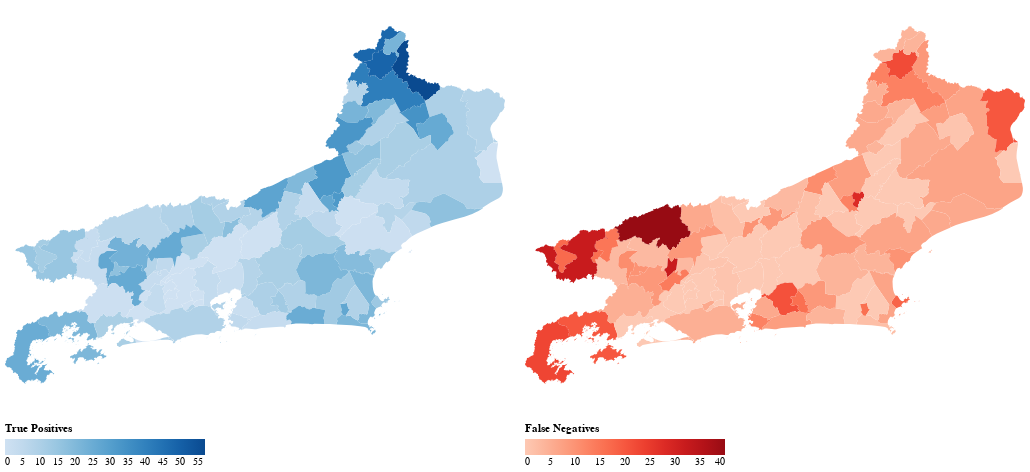

The notebook cell saved with this chart:
### Code cell
TP = (
    alt.Chart(
        data=acertos,
        # padding={"left": 0, "top": 0, "right": 0, "bottom": 0},
    )
    .mark_geoshape()
    .encode(
        color=alt.Color(
            "TP:Q",
            sort="ascending",
            scale=alt.Scale(
                scheme="blues",
                domainMin=0,
            ),
            legend=alt.Legend(
                title="True Positives",
                orient="bottom",
                tickCount=10,
            ),
        ),
        tooltip=["name_muni:N",  "epi:Q"],
    )  # .add_params(select_year)#.transform_filter(select_year)
    .properties(width=500, height=400)
)
FN = (
    alt.Chart(
        data=acertos,
        # padding={"left": 0, "top": 0, "right": 0, "bottom": 0},
    )
    .mark_geoshape()
    .encode(
        color=alt.Color(
            "residual:Q",
            sort="ascending",
            scale=alt.Scale(
                scheme="reds",
                domainMin=0,
            ),
            legend=alt.Legend(
                title="False Negatives",
                orient="bottom",
                tickCount=10,
            ),
        ),
        tooltip=["name_muni:N",  "residual:Q"],
    )  # .add_params(select_year)#.transform_filter(select_year)
    .properties(width=500, height=400)
)
alt.hconcat(TP, FN).resolve_scale(color='independent')

### Figure 1 — Vega-Lite specification as saved in the notebook (floating-point values rounded to 4 significant figures; data arrays with more than 128 entries replaced by an {"elided": "..."} marker saying what was removed)
{"config": {"view": {"continuousWidth": 300, "continuousHeight": 300}}, "hconcat": [{"mark": {"type": "geoshape"}, "encoding": {"color": {"field": "TP", "legend": {"orient": "bottom", "tickCount": 10, "title": "True Positives"}, "scale": {"domainMin": 0, "scheme": "blues"}, "sort": "ascending", "type": "quantitative"}, "tooltip": [{"field": "name_muni", "type": "nominal"}, {"field": "epi", "type": "quantitative"}]}, "height": 400, "width": 500}, {"mark": {"type": "geoshape"}, "encoding": {"color": {"field": "residual", "legend": {"orient": "bottom", "tickCount": 10, "title": "False Negatives"}, "scale": {"domainMin": 0, "scheme": "reds"}, "sort": "ascending", "type": "quantitative"}, "tooltip": [{"field": "name_muni", "type": "nominal"}, {"field": "residual", "type": "quantitative"}]}, "height": 400, "width": 500}], "data": {"name": "data-63f2f8b774454189166a98bbeea2af08"}, "resolve": {"scale": {"color": "independent"}}, "$schema": "https://vega.github.io/schema/vega-lite/v5.15.1.json", "datasets": {"data-63f2f8b774454189166a98bbeea2af08": [{"receptivo": 255, "epi": 41, "residual": 20, "TP": 21, "FP": 234, "FN": 20, "TN": 433, "code_muni": 3300100, "name_muni": "Angra Dos Reis", "accuracy": 0.6412, "MCC": 0.07852, "type": "Feature", "geometry": {"type": "MultiPolygon", "coordinates": {"elided": "143 rows, 3292 float values in total"}}}, {"receptivo": 124, "epi": 18, "residual": 4, "TP": 14, "FP": 110, "FN": 4, "TN": 580, "code_muni": 3300159, "name_muni": "Aperibé", "accuracy": 0.839, "MCC": 0.2561, "type": "Feature", "geometry": {"type": "MultiPolygon", "coordinates": {"elided": "1x1x74x2 float values"}}}, {"receptivo": 271, "epi": 13, "residual": 0, "TP": 13, "FP": 258, "FN": 0, "TN": 437, "code_muni": 3300209, "name_muni": "Araruama", "accuracy": 0.6356, "MCC": 0.1737, "type": "Feature", "geometry": {"type": "MultiPolygon", "coordinates": {"elided": "1x1x122x2 float values"}}}, {"receptivo": 76, "epi": 28, "residual": 10, "TP": 18, "FP": 58, "FN": 10, "TN": 622, "code_muni": 3300225, "name_muni": "Areal", "accuracy": 0.904, "MCC": 0.351, "type": "Feature", "geometry": {"type": "MultiPolygon", "coordinates": {"elided": "1x1x95x2 float values"}}}, {"receptivo": 84, "epi": 32, "residual": 18, "TP": 14, "FP": 70, "FN": 18, "TN": 606, "code_muni": 3300233, "name_muni": "Armação Dos Búzios", "accuracy": 0.8757, "MCC": 0.2145, "type": "Feature", "geometry": {"type": "MultiPolygon", "coordinates": {"elided": "24 rows, 462 float values in total"}}}, {"receptivo": 180, "epi": 23, "residual": 2, "TP": 21, "FP": 159, "FN": 2, "TN": 526, "code_muni": 3300258, "name_muni": "Arraial Do Cabo", "accuracy": 0.7726, "MCC": 0.2772, "type": "Feature", "geometry": {"type": "MultiPolygon", "coordinates": {"elided": "6 rows, 322 float values in total"}}}, {"receptivo": 274, "epi": 26, "residual": 3, "TP": 23, "FP": 251, "FN": 3, "TN": 431, "code_muni": 3300308, "name_muni": "Barra Do Piraí", "accuracy": 0.6412, "MCC": 0.1995, "type": "Feature", "geometry": {"type": "MultiPolygon", "coordinates": {"elided": "1x1x251x2 float values"}}}, {"receptivo": 266, "epi": 6, "residual": 3, "TP": 3, "FP": 263, "FN": 3, "TN": 439, "code_muni": 3300407, "name_muni": "Barra Mansa", "accuracy": 0.6243, "MCC": 0.02373, "type": "Feature", "geometry": {"type": "MultiPolygon", "coordinates": {"elided": "1x1x314x2 float values"}}}, {"receptivo": 305, "epi": 0, "residual": 0, "TP": 0, "FP": 305, "FN": 0, "TN": 403, "code_muni": 3300456, "name_muni": "Belford Roxo", "accuracy": 0.5692, "MCC": null, "type": "Feature", "geometry": {"type": "MultiPolygon", "coordinates": [[[[-43.43, -22.73], [-43.43, -22.72], [-43.43, -22.72], [-43.43, -22.72], [-43.43, -22.7], [-43.42, -22.7], [-43.42, -22.7], [-43.41, -22.7], [-43.41, -22.69], [-43.4, -22.7], [-43.4, -22.69], [-43.39, -22.69], [-43.39, -22.69], [-43.39, -22.69], [-43.38, -22.69], [-43.38, -22.69], [-43.38, -22.69], [-43.38, -22.69], [-43.38, -22.69], [-43.38, -22.69], [-43.37, -22.69], [-43.37, -22.69], [-43.37, -22.69], [-43.35, -22.7], [-43.35, -22.7], [-43.34, -22.69], [-43.34, -22.7], [-43.33, -22.7], [-43.33, -22.7], [-43.33, -22.71], [-43.32, -22.71], [-43.33, -22.73], [-43.33, -22.76], [-43.39, -22.77], [-43.4, -22.78], [-43.42, -22.76], [-43.41, -22.76], [-43.42, -22.75], [-43.42, -22.75], [-43.43, -22.73]]]]}}, {"receptivo": 63, "epi": 7, "residual": 1, "TP": 6, "FP": 57, "FN": 1, "TN": 644, "code_muni": 3300506, "name_muni": "Bom Jardim", "accuracy": 0.9181, "MCC": 0.2696, "type": "Feature", "geometry": {"type": "MultiPolygon", "coordinates": {"elided": "1x1x134x2 float values"}}}, {"receptivo": 244, "epi": 66, "residual": 9, "TP": 57, "FP": 187, "FN": 9, "TN": 455, "code_muni": 3300605, "name_muni": "Bom Jesus Do Itabapoana", "accuracy": 0.7232, "MCC": 0.3502, "type": "Feature", "geometry": {"type": "MultiPolygon", "coordinates": {"elided": "1x1x360x2 float values"}}}, {"receptivo": 315, "epi": 28, "residual": 7, "TP": 21, "FP": 294, "FN": 7, "TN": 386, "code_muni": 3300704, "name_muni": "Cabo Frio", "accuracy": 0.5749, "MCC": 0.1246, "type": "Feature", "geometry": {"type": "MultiPolygon", "coordinates": {"elided": "13 rows, 482 float values in total"}}}, {"receptivo": 163, "epi": 11, "residual": 0, "TP": 11, "FP": 152, "FN": 0, "TN": 545, "code_muni": 3300803, "name_muni": "Cachoeiras De Macacu", "accuracy": 0.7853, "MCC": 0.2297, "type": "Feature", "geometry": {"type": "MultiPolygon", "coordinates": {"elided": "1x1x249x2 float values"}}}, {"receptivo": 105, "epi": 9, "residual": 0, "TP": 9, "FP": 96, "FN": 0, "TN": 603, "code_muni": 3300902, "name_muni": "Cambuci", "accuracy": 0.8644, "MCC": 0.2719, "type": "Feature", "geometry": {"type": "MultiPolygon", "coordinates": {"elided": "1x1x139x2 float values"}}}, {"receptivo": 93, "epi": 11, "residual": 6, "TP": 5, "FP": 88, "FN": 6, "TN": 609, "code_muni": 3300936, "name_muni": "Carapebus", "accuracy": 0.8672, "MCC": 0.1202, "type": "Feature", "geometry": {"type": "MultiPolygon", "coordinates": [[[[-41.75, -22.16], [-41.69, -22.11], [-41.59, -22.13], [-41.58, -22.14], [-41.57, -22.14], [-41.57, -22.15], [-41.57, -22.15], [-41.56, -22.15], [-41.55, -22.16], [-41.55, -22.17], [-41.55, -22.18], [-41.55, -22.18], [-41.55, -22.18], [-41.54, -22.19], [-41.54, -22.19], [-41.54, -22.19], [-41.54, -22.2], [-41.55, -22.2], [-41.55, -22.2], [-41.55, -22.22], [-41.55, -22.23], [-41.54, -22.23], [-41.54, -22.23], [-41.54, -22.23], [-41.54, -22.24], [-41.65, -22.28], [-41.69, -22.3], [-41.69, -22.29], [-41.69, -22.29], [-41.7, -22.28], [-41.7, -22.28], [-41.7, -22.28], [-41.7, -22.28], [-41.71, -22.28], [-41.71, -22.27], [-41.71, -22.27], [-41.71, -22.26], [-41.77, -22.18], [-41.75, -22.16]]]]}}, {"receptivo": 32, "epi": 11, "residual": 1, "TP": 10, "FP": 22, "FN": 1, "TN": 675, "code_muni": 3300951, "name_muni": "Comendador Levy Gasparian", "accuracy": 0.9675, "MCC": 0.5224, "type": "Feature", "geometry": {"type": "MultiPolygon", "coordinates": {"elided": "1x1x88x2 float values"}}}, {"receptivo": 216, "epi": 17, "residual": 7, "TP": 10, "FP": 206, "FN": 7, "TN": 485, "code_muni": 3301009, "name_muni": "Campos Dos Goytacazes", "accuracy": 0.6992, "MCC": 0.09646, "type": "Feature", "geometry": {"type": "MultiPolygon", "coordinates": {"elided": "2 rows, 1166 float values in total"}}}, {"receptivo": 84, "epi": 40, "residual": 8, "TP": 32, "FP": 52, "FN": 8, "TN": 616, "code_muni": 3301108, "name_muni": "Cantagalo", "accuracy": 0.9153, "MCC": 0.5156, "type": "Feature", "geometry": {"type": "MultiPolygon", "coordinates": {"elided": "1x1x197x2 float values"}}}, {"receptivo": 163, "epi": 27, "residual": 1, "TP": 26, "FP": 137, "FN": 1, "TN": 544, "code_muni": 3301157, "name_muni": "Cardoso Moreira", "accuracy": 0.8051, "MCC": 0.3466, "type": "Feature", "geometry": {"type": "MultiPolygon", "coordinates": {"elided": "1x1x102x2 float values"}}}, {"receptivo": 71, "epi": 31, "residual": 11, "TP": 20, "FP": 51, "FN": 11, "TN": 626, "code_muni": 3301207, "name_muni": "Carmo", "accuracy": 0.9124, "MCC": 0.3882, "type": "Feature", "geometry": {"type": "MultiPolygon", "coordinates": {"elided": "1x1x138x2 float values"}}}, {"receptivo": 157, "epi": 23, "residual": 4, "TP": 19, "FP": 138, "FN": 4, "TN": 547, "code_muni": 3301306, "name_muni": "Casimiro De Abreu", "accuracy": 0.7994, "MCC": 0.2666, "type": "Feature", "geometry": {"type": "MultiPolygon", "coordinates": {"elided": "2 rows, 596 float values in total"}}}, {"receptivo": 82, "epi": 8, "residual": 0, "TP": 8, "FP": 74, "FN": 0, "TN": 626, "code_muni": 3301405, "name_muni": "Conceição De Macabu", "accuracy": 0.8955, "MCC": 0.2954, "type": "Feature", "geometry": {"type": "MultiPolygon", "coordinates": {"elided": "1x1x159x2 float values"}}}, {"receptivo": 116, "epi": 40, "residual": 13, "TP": 27, "FP": 89, "FN": 13, "TN": 579, "code_muni": 3301504, "name_muni": "Cordeiro", "accuracy": 0.8559, "MCC": 0.3379, "type": "Feature", "geometry": {"type": "MultiPolygon", "coordinates": {"elided": "1x1x74x2 float values"}}}, {"receptivo": 41, "epi": 3, "residual": 0, "TP": 3, "FP": 38, "FN": 0, "TN": 667, "code_muni": 3301603, "name_muni": "Duas Barras", "accuracy": 0.9463, "MCC": 0.2631, "type": "Feature", "geometry": {"type": "MultiPolygon", "coordinates": {"elided": "1x1x144x2 float values"}}}, {"receptivo": 323, "epi": 5, "residual": 1, "TP": 4, "FP": 319, "FN": 1, "TN": 384, "code_muni": 3301702, "name_muni": "Duque De Caxias", "accuracy": 0.548, "MCC": 0.05821, "type": "Feature", "geometry": {"type": "MultiPolygon", "coordinates": {"elided": "1x1x174x2 float values"}}}, {"receptivo": 56, "epi": 8, "residual": 3, "TP": 5, "FP": 51, "FN": 3, "TN": 649, "code_muni": 3301801, "name_muni": "Engenheiro Paulo De Frontin", "accuracy": 0.9237, "MCC": 0.2162, "type": "Feature", "geometry": {"type": "MultiPolygon", "coordinates": {"elided": "1x1x79x2 float values"}}}, {"receptivo": 132, "epi": 8, "residual": 0, "TP": 8, "FP": 124, "FN": 0, "TN": 576, "code_muni": 3301850, "name_muni": "Guapimirim", "accuracy": 0.8249, "MCC": 0.2233, "type": "Feature", "geometry": {"type": "MultiPolygon", "coordinates": {"elided": "1x1x148x2 float values"}}}, {"receptivo": 216, "epi": 43, "residual": 16, "TP": 27, "FP": 189, "FN": 16, "TN": 476, "code_muni": 3301876, "name_muni": "Iguaba Grande", "accuracy": 0.7105, "MCC": 0.1783, "type": "Feature", "geometry": {"type": "MultiPolygon", "coordinates": [[[[-42.25, -22.8], [-42.25, -22.79], [-42.21, -22.79], [-42.21, -22.78], [-42.2, -22.78], [-42.2, -22.79], [-42.2, -22.8], [-42.2, -22.8], [-42.19, -22.8], [-42.2, -22.8], [-42.19, -22.81], [-42.19, -22.82], [-42.18, -22.83], [-42.21, -22.88], [-42.23, -22.87], [-42.24, -22.86], [-42.25, -22.85], [-42.24, -22.84], [-42.25, -22.8]]]]}}, {"receptivo": 169, "epi": 31, "residual": 21, "TP": 10, "FP": 159, "FN": 21, "TN": 518, "code_muni": 3301900, "name_muni": "Itaboraí", "accuracy": 0.7458, "MCC": 0.04211, "type": "Feature", "geometry": {"type": "MultiPolygon", "coordinates": {"elided": "2 rows, 348 float values in total"}}}, {"receptivo": 207, "epi": 0, "residual": 0, "TP": 0, "FP": 207, "FN": 0, "TN": 501, "code_muni": 3302007, "name_muni": "Itaguaí", "accuracy": 0.7076, "MCC": null, "type": "Feature", "geometry": {"type": "MultiPolygon", "coordinates": {"elided": "27 rows, 692 float values in total"}}}, {"receptivo": 175, "epi": 42, "residual": 8, "TP": 34, "FP": 141, "FN": 8, "TN": 525, "code_muni": 3302056, "name_muni": "Italva", "accuracy": 0.7895, "MCC": 0.3274, "type": "Feature", "geometry": {"type": "MultiPolygon", "coordinates": {"elided": "1x1x84x2 float values"}}}, {"receptivo": 155, "epi": 17, "residual": 0, "TP": 17, "FP": 138, "FN": 0, "TN": 553, "code_muni": 3302106, "name_muni": "Itaocara", "accuracy": 0.8051, "MCC": 0.2963, "type": "Feature", "geometry": {"type": "MultiPolygon", "coordinates": {"elided": "1x1x224x2 float values"}}}, {"receptivo": 319, "epi": 54, "residual": 13, "TP": 41, "FP": 278, "FN": 13, "TN": 376, "code_muni": 3302205, "name_muni": "Itaperuna", "accuracy": 0.589, "MCC": 0.1783, "type": "Feature", "geometry": {"type": "MultiPolygon", "coordinates": {"elided": "1x1x484x2 float values"}}}, {"receptivo": 106, "epi": 29, "residual": 17, "TP": 12, "FP": 94, "FN": 17, "TN": 585, "code_muni": 3302254, "name_muni": "Itatiaia", "accuracy": 0.8432, "MCC": 0.153, "type": "Feature", "geometry": {"type": "MultiPolygon", "coordinates": {"elided": "1x1x145x2 float values"}}}, {"receptivo": 165, "epi": 0, "residual": 0, "TP": 0, "FP": 165, "FN": 0, "TN": 543, "code_muni": 3302270, "name_muni": "Japeri", "accuracy": 0.7669, "MCC": null, "type": "Feature", "geometry": {"type": "MultiPolygon", "coordinates": {"elided": "1x1x65x2 float values"}}}, {"receptivo": 57, "epi": 13, "residual": 5, "TP": 8, "FP": 49, "FN": 5, "TN": 646, "code_muni": 3302304, "name_muni": "Laje Do Muriaé", "accuracy": 0.9237, "MCC": 0.2689, "type": "Feature", "geometry": {"type": "MultiPolygon", "coordinates": {"elided": "1x1x199x2 float values"}}}, {"receptivo": 96, "epi": 8, "residual": 7, "TP": 1, "FP": 95, "FN": 7, "TN": 605, "code_muni": 3302403, "name_muni": "Macaé", "accuracy": 0.8559, "MCC": -0.003308, "type": "Feature", "geometry": {"type": "MultiPolygon", "coordinates": {"elided": "11 rows, 754 float values in total"}}}, {"receptivo": 57, "epi": 60, "residual": 28, "TP": 32, "FP": 25, "FN": 28, "TN": 623, "code_muni": 3302452, "name_muni": "Macuco", "accuracy": 0.9251, "MCC": 0.5064, "type": "Feature", "geometry": {"type": "MultiPolygon", "coordinates": {"elided": "1x1x90x2 float values"}}}, {"receptivo": 281, "epi": 2, "residual": 0, "TP": 2, "FP": 279, "FN": 0, "TN": 427, "code_muni": 3302502, "name_muni": "Magé", "accuracy": 0.6059, "MCC": 0.06561, "type": "Feature", "geometry": {"type": "MultiPolygon", "coordinates": {"elided": "5 rows, 286 float values in total"}}}, {"receptivo": 271, "epi": 11, "residual": 0, "TP": 11, "FP": 260, "FN": 0, "TN": 437, "code_muni": 3302601, "name_muni": "Mangaratiba", "accuracy": 0.6328, "MCC": 0.1595, "type": "Feature", "geometry": {"type": "MultiPolygon", "coordinates": {"elided": "67 rows, 1246 float values in total"}}}, {"receptivo": 142, "epi": 11, "residual": 8, "TP": 3, "FP": 139, "FN": 8, "TN": 558, "code_muni": 3302700, "name_muni": "Maricá", "accuracy": 0.7924, "MCC": 0.02264, "type": "Feature", "geometry": {"type": "MultiPolygon", "coordinates": {"elided": "7 rows, 312 float values in total"}}}, {"receptivo": 69, "epi": 40, "residual": 32, "TP": 8, "FP": 61, "FN": 32, "TN": 607, "code_muni": 3302809, "name_muni": "Mendes", "accuracy": 0.8686, "MCC": 0.08461, "type": "Feature", "geometry": {"type": "MultiPolygon", "coordinates": {"elided": "1x1x82x2 float values"}}}, {"receptivo": 2, "epi": 6, "residual": 6, "TP": 0, "FP": 2, "FN": 6, "TN": 700, "code_muni": 3302858, "name_muni": "Mesquita", "accuracy": 0.9887, "MCC": -0.004921, "type": "Feature", "geometry": {"type": "MultiPolygon", "coordinates": [[[[-43.44, -22.77], [-43.43, -22.77], [-43.43, -22.77], [-43.42, -22.76], [-43.42, -22.77], [-43.41, -22.77], [-43.4, -22.78], [-43.41, -22.79], [-43.42, -22.8], [-43.43, -22.8], [-43.43, -22.8], [-43.44, -22.81], [-43.44, -22.82], [-43.44, -22.82], [-43.45, -22.83], [-43.45, -22.83], [-43.46, -22.83], [-43.47, -22.84], [-43.48, -22.83], [-43.49, -22.82], [-43.5, -22.81], [-43.49, -22.8], [-43.5, -22.8], [-43.5, -22.79], [-43.47, -22.79], [-43.47, -22.78], [-43.47, -22.78], [-43.46, -22.78], [-43.46, -22.78], [-43.46, -22.78], [-43.46, -22.78], [-43.45, -22.78], [-43.45, -22.77], [-43.44, -22.77]]]]}}, {"receptivo": 102, "epi": 1, "residual": 1, "TP": 0, "FP": 102, "FN": 1, "TN": 605, "code_muni": 3302908, "name_muni": "Miguel Pereira", "accuracy": 0.8545, "MCC": -0.01543, "type": "Feature", "geometry": {"type": "MultiPolygon", "coordinates": {"elided": "1x1x157x2 float values"}}}, {"receptivo": 138, "epi": 28, "residual": 6, "TP": 22, "FP": 116, "FN": 6, "TN": 564, "code_muni": 3303005, "name_muni": "Miracema", "accuracy": 0.8277, "MCC": 0.3026, "type": "Feature", "geometry": {"type": "MultiPolygon", "coordinates": {"elided": "1x1x113x2 float values"}}}, {"receptivo": 170, "epi": 71, "residual": 22, "TP": 49, "FP": 121, "FN": 22, "TN": 516, "code_muni": 3303104, "name_muni": "Natividade", "accuracy": 0.798, "MCC": 0.3517, "type": "Feature", "geometry": {"type": "MultiPolygon", "coordinates": {"elided": "1x1x206x2 float values"}}}, {"receptivo": 167, "epi": 10, "residual": 1, "TP": 9, "FP": 158, "FN": 1, "TN": 540, "code_muni": 3303203, "name_muni": "Nilópolis", "accuracy": 0.7754, "MCC": 0.1872, "type": "Feature", "geometry": {"type": "MultiPolygon", "coordinates": [[[[-43.43, -22.8], [-43.43, -22.8], [-43.42, -22.8], [-43.41, -22.79], [-43.39, -22.81], [-43.41, -22.82], [-43.41, -22.82], [-43.42, -22.82], [-43.42, -22.83], [-43.42, -22.83], [-43.43, -22.84], [-43.46, -22.85], [-43.47, -22.84], [-43.46, -22.83], [-43.45, -22.83], [-43.45, -22.83], [-43.44, -22.82], [-43.44, -22.82], [-43.44, -22.81], [-43.43, -22.8]]]]}}, {"receptivo": 168, "epi": 18, "residual": 13, "TP": 5, "FP": 163, "FN": 13, "TN": 527, "code_muni": 3303302, "name_muni": "Niterói", "accuracy": 0.7514, "MCC": 0.01537, "type": "Feature", "geometry": {"type": "MultiPolygon", "coordinates": {"elided": "14 rows, 480 float values in total"}}}, {"receptivo": 191, "epi": 21, "residual": 9, "TP": 12, "FP": 179, "FN": 9, "TN": 508, "code_muni": 3303401, "name_muni": "Nova Friburgo", "accuracy": 0.7345, "MCC": 0.1188, "type": "Feature", "geometry": {"type": "MultiPolygon", "coordinates": {"elided": "1x1x299x2 float values"}}}, {"receptivo": 330, "epi": 0, "residual": 0, "TP": 0, "FP": 330, "FN": 0, "TN": 378, "code_muni": 3303500, "name_muni": "Nova Iguaçu", "accuracy": 0.5339, "MCC": null, "type": "Feature", "geometry": {"type": "MultiPolygon", "coordinates": {"elided": "1x1x235x2 float values"}}}, {"receptivo": 93, "epi": 17, "residual": 14, "TP": 3, "FP": 90, "FN": 14, "TN": 601, "code_muni": 3303609, "name_muni": "Paracambi", "accuracy": 0.8531, "MCC": 0.02095, "type": "Feature", "geometry": {"type": "MultiPolygon", "coordinates": {"elided": "1x1x151x2 float values"}}}, {"receptivo": 94, "epi": 14, "residual": 2, "TP": 12, "FP": 82, "FN": 2, "TN": 612, "code_muni": 3303708, "name_muni": "Paraíba Do Sul", "accuracy": 0.8814, "MCC": 0.3032, "type": "Feature", "geometry": {"type": "MultiPolygon", "coordinates": {"elided": "1x1x113x2 float values"}}}, {"receptivo": 204, "epi": 48, "residual": 23, "TP": 25, "FP": 179, "FN": 23, "TN": 481, "code_muni": 3303807, "name_muni": "Paraty", "accuracy": 0.7147, "MCC": 0.1386, "type": "Feature", "geometry": {"type": "MultiPolygon", "coordinates": {"elided": "72 rows, 2120 float values in total"}}}, {"receptivo": 117, "epi": 11, "residual": 0, "TP": 11, "FP": 106, "FN": 0, "TN": 591, "code_muni": 3303856, "name_muni": "Paty Do Alferes", "accuracy": 0.8503, "MCC": 0.2823, "type": "Feature", "geometry": {"type": "MultiPolygon", "coordinates": {"elided": "1x1x87x2 float values"}}}, {"receptivo": 210, "epi": 0, "residual": 0, "TP": 0, "FP": 210, "FN": 0, "TN": 498, "code_muni": 3303906, "name_muni": "Petrópolis", "accuracy": 0.7034, "MCC": null, "type": "Feature", "geometry": {"type": "MultiPolygon", "coordinates": {"elided": "1x1x274x2 float values"}}}, {"receptivo": 179, "epi": 27, "residual": 10, "TP": 17, "FP": 162, "FN": 10, "TN": 519, "code_muni": 3303955, "name_muni": "Pinheiral", "accuracy": 0.7571, "MCC": 0.1726, "type": "Feature", "geometry": {"type": "MultiPolygon", "coordinates": [[[[-44.03, -22.51], [-44.03, -22.51], [-44.03, -22.5], [-44.03, -22.5], [-44.03, -22.5], [-44.03, -22.49], [-44.03, -22.49], [-44.02, -22.48], [-44.01, -22.5], [-44.0, -22.51], [-44.0, -22.51], [-43.99, -22.52], [-43.98, -22.51], [-43.98, -22.52], [-43.96, -22.52], [-43.96, -22.52], [-43.95, -22.52], [-43.95, -22.52], [-43.94, -22.52], [-43.91, -22.52], [-43.95, -22.57], [-43.98, -22.55], [-43.99, -22.56], [-43.99, -22.56], [-43.99, -22.56], [-43.99, -22.57], [-43.98, -22.57], [-43.98, -22.58], [-43.98, -22.58], [-44.0, -22.58], [-44.01, -22.59], [-44.02, -22.58], [-44.04, -22.58], [-44.06, -22.59], [-44.07, -22.59], [-44.05, -22.55], [-44.05, -22.55], [-44.05, -22.55], [-44.04, -22.55], [-44.04, -22.55], [-44.04, -22.55], [-44.04, -22.54], [-44.03, -22.54], [-44.04, -22.53], [-44.03, -22.53], [-44.03, -22.53], [-44.03, -22.53], [-44.03, -22.52], [-44.03, -22.52], [-44.03, -22.51], [-44.03, -22.51]]]]}}, {"receptivo": 309, "epi": 35, "residual": 9, "TP": 26, "FP": 283, "FN": 9, "TN": 390, "code_muni": 3304003, "name_muni": "Piraí", "accuracy": 0.5876, "MCC": 0.1409, "type": "Feature", "geometry": {"type": "MultiPolygon", "coordinates": {"elided": "1x1x264x2 float values"}}}, {"receptivo": 224, "epi": 52, "residual": 4, "TP": 48, "FP": 176, "FN": 4, "TN": 480, "code_muni": 3304102, "name_muni": "Porciúncula", "accuracy": 0.7458, "MCC": 0.3673, "type": "Feature", "geometry": {"type": "MultiPolygon", "coordinates": {"elided": "1x1x224x2 float values"}}}, {"receptivo": 68, "epi": 18, "residual": 16, "TP": 2, "FP": 66, "FN": 16, "TN": 624, "code_muni": 3304110, "name_muni": "Porto Real", "accuracy": 0.8842, "MCC": 0.008258, "type": "Feature", "geometry": {"type": "MultiPolygon", "coordinates": [[[[-44.34, -22.41], [-44.33, -22.42], [-44.32, -22.41], [-44.31, -22.4], [-44.31, -22.4], [-44.29, -22.4], [-44.28, -22.4], [-44.27, -22.41], [-44.28, -22.42], [-44.29, -22.43], [-44.3, -22.44], [-44.3, -22.45], [-44.31, -22.45], [-44.31, -22.45], [-44.31, -22.46], [-44.32, -22.47], [-44.32, -22.47], [-44.32, -22.47], [-44.33, -22.47], [-44.33, -22.47], [-44.34, -22.47], [-44.33, -22.47], [-44.33, -22.48], [-44.33, -22.48], [-44.33, -22.49], [-44.33, -22.49], [-44.33, -22.49], [-44.34, -22.49], [-44.34, -22.49], [-44.35, -22.49], [-44.36, -22.48], [-44.36, -22.48], [-44.36, -22.48], [-44.36, -22.48], [-44.36, -22.47], [-44.36, -22.47], [-44.36, -22.47], [-44.37, -22.47], [-44.37, -22.47], [-44.37, -22.46], [-44.37, -22.46], [-44.37, -22.45], [-44.36, -22.45], [-44.35, -22.44], [-44.35, -22.43], [-44.35, -22.43], [-44.35, -22.41], [-44.34, -22.41]]]]}}, {"receptivo": 71, "epi": 18, "residual": 15, "TP": 3, "FP": 68, "FN": 15, "TN": 622, "code_muni": 3304128, "name_muni": "Quatis", "accuracy": 0.8828, "MCC": 0.0357, "type": "Feature", "geometry": {"type": "MultiPolygon", "coordinates": {"elided": "1x1x233x2 float values"}}}, {"receptivo": 157, "epi": 0, "residual": 0, "TP": 0, "FP": 157, "FN": 0, "TN": 551, "code_muni": 3304144, "name_muni": "Queimados", "accuracy": 0.7782, "MCC": null, "type": "Feature", "geometry": {"type": "MultiPolygon", "coordinates": {"elided": "1x1x65x2 float values"}}}, {"receptivo": 114, "epi": 23, "residual": 6, "TP": 17, "FP": 97, "FN": 6, "TN": 588, "code_muni": 3304151, "name_muni": "Quissamã", "accuracy": 0.8545, "MCC": 0.2882, "type": "Feature", "geometry": {"type": "MultiPolygon", "coordinates": {"elided": "1x1x105x2 float values"}}}, {"receptivo": 182, "epi": 47, "residual": 32, "TP": 15, "FP": 167, "FN": 32, "TN": 494, "code_muni": 3304201, "name_muni": "Resende", "accuracy": 0.7189, "MCC": 0.03788, "type": "Feature", "geometry": {"type": "MultiPolygon", "coordinates": {"elided": "1x1x533x2 float values"}}}, {"receptivo": 127, "epi": 18, "residual": 9, "TP": 9, "FP": 118, "FN": 9, "TN": 572, "code_muni": 3304300, "name_muni": "Rio Bonito", "accuracy": 0.8206, "MCC": 0.135, "type": "Feature", "geometry": {"type": "MultiPolygon", "coordinates": {"elided": "1x1x167x2 float values"}}}, {"receptivo": 105, "epi": 6, "residual": 5, "TP": 1, "FP": 104, "FN": 5, "TN": 598, "code_muni": 3304409, "name_muni": "Rio Claro", "accuracy": 0.846, "MCC": 0.004776, "type": "Feature", "geometry": {"type": "MultiPolygon", "coordinates": {"elided": "1x1x320x2 float values"}}}, {"receptivo": 112, "epi": 15, "residual": 6, "TP": 9, "FP": 103, "FN": 6, "TN": 590, "code_muni": 3304508, "name_muni": "Rio Das Flores", "accuracy": 0.846, "MCC": 0.1781, "type": "Feature", "geometry": {"type": "MultiPolygon", "coordinates": {"elided": "1x1x177x2 float values"}}}, {"receptivo": 189, "epi": 23, "residual": 10, "TP": 13, "FP": 176, "FN": 10, "TN": 509, "code_muni": 3304524, "name_muni": "Rio Das Ostras", "accuracy": 0.7373, "MCC": 0.1236, "type": "Feature", "geometry": {"type": "MultiPolygon", "coordinates": {"elided": "42 rows, 672 float values in total"}}}, {"receptivo": 340, "epi": 14, "residual": 5, "TP": 9, "FP": 331, "FN": 5, "TN": 363, "code_muni": 3304557, "name_muni": "Rio De Janeiro", "accuracy": 0.5254, "MCC": 0.04623, "type": "Feature", "geometry": {"type": "MultiPolygon", "coordinates": {"elided": "133 rows, 2270 float values in total"}}}, {"receptivo": 45, "epi": 4, "residual": 0, "TP": 4, "FP": 41, "FN": 0, "TN": 663, "code_muni": 3304607, "name_muni": "Santa Maria Madalena", "accuracy": 0.9421, "MCC": 0.2893, "type": "Feature", "geometry": {"type": "MultiPolygon", "coordinates": {"elided": "1x1x298x2 float values"}}}, {"receptivo": 223, "epi": 39, "residual": 6, "TP": 33, "FP": 190, "FN": 6, "TN": 479, "code_muni": 3304706, "name_muni": "Santo Antônio De Pádua", "accuracy": 0.7232, "MCC": 0.2761, "type": "Feature", "geometry": {"type": "MultiPolygon", "coordinates": {"elided": "1x1x234x2 float values"}}}, {"receptivo": 124, "epi": 28, "residual": 20, "TP": 8, "FP": 116, "FN": 20, "TN": 564, "code_muni": 3304755, "name_muni": "São Francisco De Itabapoana", "accuracy": 0.8079, "MCC": 0.05903, "type": "Feature", "geometry": {"type": "MultiPolygon", "coordinates": {"elided": "6 rows, 678 float values in total"}}}, {"receptivo": 121, "epi": 17, "residual": 6, "TP": 11, "FP": 110, "FN": 6, "TN": 581, "code_muni": 3304805, "name_muni": "São Fidélis", "accuracy": 0.8362, "MCC": 0.1984, "type": "Feature", "geometry": {"type": "MultiPolygon", "coordinates": {"elided": "1x1x200x2 float values"}}}, {"receptivo": 172, "epi": 8, "residual": 6, "TP": 2, "FP": 170, "FN": 6, "TN": 530, "code_muni": 3304904, "name_muni": "São Gonçalo", "accuracy": 0.7514, "MCC": 0.00176, "type": "Feature", "geometry": {"type": "MultiPolygon", "coordinates": {"elided": "9 rows, 314 float values in total"}}}, {"receptivo": 84, "epi": 0, "residual": 0, "TP": 0, "FP": 84, "FN": 0, "TN": 624, "code_muni": 3305000, "name_muni": "São João Da Barra", "accuracy": 0.8814, "MCC": null, "type": "Feature", "geometry": {"type": "MultiPolygon", "coordinates": {"elided": "7 rows, 172 float values in total"}}}, {"receptivo": 304, "epi": 0, "residual": 0, "TP": 0, "FP": 304, "FN": 0, "TN": 404, "code_muni": 3305109, "name_muni": "São João De Meriti", "accuracy": 0.5706, "MCC": null, "type": "Feature", "geometry": {"type": "MultiPolygon", "coordinates": [[[[-43.4, -22.78], [-43.39, -22.77], [-43.33, -22.76], [-43.33, -22.79], [-43.33, -22.8], [-43.35, -22.8], [-43.35, -22.8], [-43.36, -22.8], [-43.36, -22.8], [-43.37, -22.8], [-43.37, -22.81], [-43.38, -22.81], [-43.38, -22.81], [-43.38, -22.81], [-43.38, -22.81], [-43.39, -22.81], [-43.39, -22.81], [-43.41, -22.79], [-43.4, -22.78]]]]}}, {"receptivo": 107, "epi": 24, "residual": 4, "TP": 20, "FP": 87, "FN": 4, "TN": 597, "code_muni": 3305133, "name_muni": "São José De Ubá", "accuracy": 0.8715, "MCC": 0.3568, "type": "Feature", "geometry": {"type": "MultiPolygon", "coordinates": {"elided": "1x1x140x2 float values"}}}, {"receptivo": 80, "epi": 17, "residual": 9, "TP": 8, "FP": 72, "FN": 9, "TN": 619, "code_muni": 3305158, "name_muni": "São José Do Vale Do Rio Preto", "accuracy": 0.8856, "MCC": 0.1772, "type": "Feature", "geometry": {"type": "MultiPolygon", "coordinates": {"elided": "1x1x154x2 float values"}}}, {"receptivo": 254, "epi": 9, "residual": 0, "TP": 9, "FP": 245, "FN": 0, "TN": 454, "code_muni": 3305208, "name_muni": "São Pedro Da Aldeia", "accuracy": 0.654, "MCC": 0.1517, "type": "Feature", "geometry": {"type": "MultiPolygon", "coordinates": [[[[-42.19, -22.82], [-42.19, -22.81], [-42.2, -22.8], [-42.19, -22.8], [-42.2, -22.8], [-42.2, -22.8], [-42.2, -22.79], [-42.2, -22.78], [-42.21, -22.78], [-42.21, -22.79], [-42.25, -22.79], [-42.22, -22.77], [-42.17, -22.68], [-42.15, -22.67], [-42.14, -22.66], [-42.14, -22.66], [-42.13, -22.65], [-42.02, -22.8], [-42.04, -22.86], [-42.04, -22.86], [-42.04, -22.87], [-42.05, -22.87], [-42.05, -22.86], [-42.06, -22.87], [-42.06, -22.87], [-42.07, -22.86], [-42.08, -22.87], [-42.1, -22.86], [-42.11, -22.87], [-42.1, -22.88], [-42.1, -22.89], [-42.11, -22.9], [-42.11, -22.91], [-42.12, -22.91], [-42.12, -22.91], [-42.15, -22.89], [-42.16, -22.88], [-42.17, -22.87], [-42.18, -22.88], [-42.19, -22.87], [-42.2, -22.88], [-42.21, -22.88], [-42.21, -22.88], [-42.18, -22.83], [-42.19, -22.82]]]]}}, {"receptivo": 43, "epi": 12, "residual": 0, "TP": 12, "FP": 31, "FN": 0, "TN": 665, "code_muni": 3305307, "name_muni": "São Sebastião Do Alto", "accuracy": 0.9562, "MCC": 0.5164, "type": "Feature", "geometry": {"type": "MultiPolygon", "coordinates": {"elided": "1x1x380x2 float values"}}}, {"receptivo": 132, "epi": 31, "residual": 3, "TP": 28, "FP": 104, "FN": 3, "TN": 573, "code_muni": 3305406, "name_muni": "Sapucaia", "accuracy": 0.8489, "MCC": 0.3938, "type": "Feature", "geometry": {"type": "MultiPolygon", "coordinates": {"elided": "1x1x174x2 float values"}}}, {"receptivo": 328, "epi": 29, "residual": 4, "TP": 25, "FP": 303, "FN": 4, "TN": 376, "code_muni": 3305505, "name_muni": "Saquarema", "accuracy": 0.5664, "MCC": 0.1653, "type": "Feature", "geometry": {"type": "MultiPolygon", "coordinates": {"elided": "7 rows, 228 float values in total"}}}, {"receptivo": 177, "epi": 4, "residual": 0, "TP": 4, "FP": 173, "FN": 0, "TN": 531, "code_muni": 3305554, "name_muni": "Seropédica", "accuracy": 0.7556, "MCC": 0.1306, "type": "Feature", "geometry": {"type": "MultiPolygon", "coordinates": {"elided": "1x1x97x2 float values"}}}, {"receptivo": 95, "epi": 25, "residual": 4, "TP": 21, "FP": 74, "FN": 4, "TN": 609, "code_muni": 3305604, "name_muni": "Silva Jardim", "accuracy": 0.8898, "MCC": 0.3962, "type": "Feature", "geometry": {"type": "MultiPolygon", "coordinates": {"elided": "1x1x245x2 float values"}}}, {"receptivo": 34, "epi": 11, "residual": 2, "TP": 9, "FP": 25, "FN": 2, "TN": 672, "code_muni": 3305703, "name_muni": "Sumidouro", "accuracy": 0.9619, "MCC": 0.4525, "type": "Feature", "geometry": {"type": "MultiPolygon", "coordinates": {"elided": "1x1x212x2 float values"}}}, {"receptivo": 101, "epi": 29, "residual": 16, "TP": 13, "FP": 88, "FN": 16, "TN": 591, "code_muni": 3305752, "name_muni": "Tanguá", "accuracy": 0.8531, "MCC": 0.1806, "type": "Feature", "geometry": {"type": "MultiPolygon", "coordinates": {"elided": "1x1x141x2 float values"}}}, {"receptivo": 153, "epi": 0, "residual": 0, "TP": 0, "FP": 153, "FN": 0, "TN": 555, "code_muni": 3305802, "name_muni": "Teresópolis", "accuracy": 0.7839, "MCC": null, "type": "Feature", "geometry": {"type": "MultiPolygon", "coordinates": {"elided": "1x1x255x2 float values"}}}, {"receptivo": 21, "epi": 0, "residual": 0, "TP": 0, "FP": 21, "FN": 0, "TN": 687, "code_muni": 3305901, "name_muni": "Trajano De Moraes", "accuracy": 0.9703, "MCC": null, "type": "Feature", "geometry": {"type": "MultiPolygon", "coordinates": {"elided": "1x1x218x2 float values"}}}, {"receptivo": 153, "epi": 9, "residual": 0, "TP": 9, "FP": 144, "FN": 0, "TN": 555, "code_muni": 3306008, "name_muni": "Três Rios", "accuracy": 0.7966, "MCC": 0.2161, "type": "Feature", "geometry": {"type": "MultiPolygon", "coordinates": {"elided": "1x1x123x2 float values"}}}, {"receptivo": 107, "epi": 47, "residual": 40, "TP": 7, "FP": 100, "FN": 40, "TN": 561, "code_muni": 3306107, "name_muni": "Valença", "accuracy": 0.8023, "MCC": -0.001633, "type": "Feature", "geometry": {"type": "MultiPolygon", "coordinates": {"elided": "1x1x484x2 float values"}}}, {"receptivo": 90, "epi": 26, "residual": 4, "TP": 22, "FP": 68, "FN": 4, "TN": 614, "code_muni": 3306156, "name_muni": "Varre-Sai", "accuracy": 0.8983, "MCC": 0.4215, "type": "Feature", "geometry": {"type": "MultiPolygon", "coordinates": {"elided": "1x1x156x2 float values"}}}, {"receptivo": 198, "epi": 35, "residual": 9, "TP": 26, "FP": 172, "FN": 9, "TN": 501, "code_muni": 3306206, "name_muni": "Vassouras", "accuracy": 0.7444, "MCC": 0.2353, "type": "Feature", "geometry": {"type": "MultiPolygon", "coordinates": {"elided": "1x1x171x2 float values"}}}, {"receptivo": 344, "epi": 38, "residual": 11, "TP": 27, "FP": 317, "FN": 11, "TN": 353, "code_muni": 3306305, "name_muni": "Volta Redonda", "accuracy": 0.5367, "MCC": 0.107, "type": "Feature", "geometry": {"type": "MultiPolygon", "coordinates": {"elided": "1x1x109x2 float values"}}}]}}
